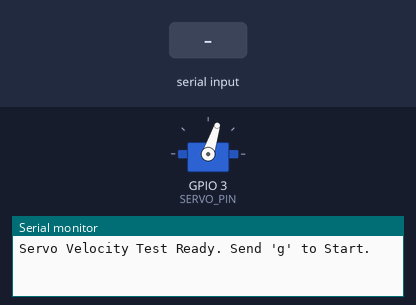
The sketch below on a simulated ESP32. Parts: servo, the last lines printed to the serial monitor. The inputs (shaded band) are chosen by the test bench.

Above: at 2.3 s.
2.4 s: "g" received over Serial
At 3.2 s:
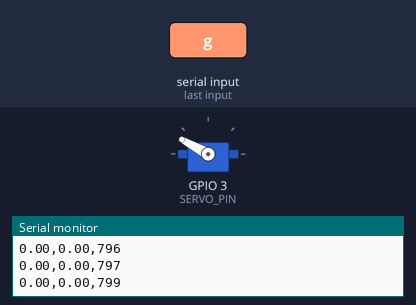
Timing chart, 0 to 5.4 s (numbered marks = the images above; inputs shaded):
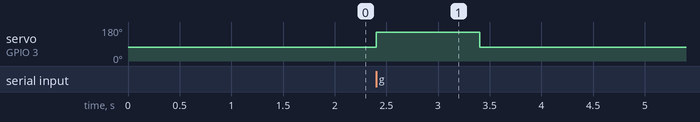

Measured:
- after the input at 2.4 s, servo on GPIO 3 (SERVO_PIN): 72° → 151° at once, → 72° 1.0 s later

The sketch:

servo_velocity_test.ino
```cpp
#include <ESP32Servo.h>
#include <SPI.h>

// --- Pin Definitions ---
const int CS_PIN = D3;   // SPI Chip Select
const int SCK_PIN = D8;  // SPI Clock
const int MISO_PIN = D4; // SPI MISO (Safe Pin)
const int MOSI_PIN = D5; // SPI MOSI (Safe Pin)
const int SERVO_PIN = D2;   // Servo Control Pin

// --- Constants ---
const int STOP_PULSE = 1500;
const int PULSE_START = 2600;
const int PULSE_END = 2600;
const int PULSE_STEP = 200;
const float TARGET_ROTATION = 180.0;
const float NOISE_THRESHOLD = 0.5; // Degrees

Servo myServo;

// Global tracking
float startAngle = 0;
float currentAngle = 0;
float accumulatedAngle = 0;
float lastRawAngle = 0;
bool isTestRunning = false;
bool isSubTestRunning = false;
int currentPulse = PULSE_START;
unsigned long subStartTime = 0;

void setup() {
  // Safety Delay
  delay(1000);

  Serial.begin(115200);

  // SPI Setup
  pinMode(CS_PIN, OUTPUT);
  digitalWrite(CS_PIN, HIGH);
  SPI.begin(SCK_PIN, MISO_PIN, MOSI_PIN, CS_PIN);
  SPI.setClockDivider(SPI_CLOCK_DIV16); // Global divider for simplicity or use transaction

  // Servo Setup
  ESP32PWM::allocateTimer(0);
  ESP32PWM::allocateTimer(1);
  ESP32PWM::allocateTimer(2);
  ESP32PWM::allocateTimer(3);
  myServo.setPeriodHertz(50);
  myServo.attach(SERVO_PIN, 500, 3000); // Expanded range for test
  myServo.writeMicroseconds(STOP_PULSE);

  Serial.println("Servo Velocity Test Ready. Send 'g' to Start.");

  delay(100);
  float initialAngle;
  readAngleDegrees(initialAngle); // Ignore result for first rough set
  lastRawAngle = initialAngle;
}

void loop() {
  // Check for command
  if (Serial.available()) {
    char c = Serial.read();
    if (c == 'g' && !isTestRunning) {
      isTestRunning = true;
      currentPulse = PULSE_START;
      startSubTest();
    }
  }

  if (isTestRunning) {
    if (isSubTestRunning) {
      runSubTest();
    } else {
      // Prepare for next pulse or finish
      currentPulse += PULSE_STEP;
      if (currentPulse > PULSE_END) {
        Serial.println("DONE");
        isTestRunning = false;
        myServo.writeMicroseconds(STOP_PULSE);
      } else {
        // Wait a bit before next run
        delay(1000);
        startSubTest();
      }
    }
  }
}

void startSubTest() {
  Serial.print("PULSE:");
  Serial.println(currentPulse);

  // Reset tracking
  accumulatedAngle = 0;
  float initialAngle;
  // Try up to 5 times to get a valid start angle
  for(int i=0; i<5; i++) {
    if(readAngleDegrees(initialAngle)) break;
    delay(10);
  }
  lastRawAngle = initialAngle;
  startAngle = lastRawAngle;


  // Start Motor
  myServo.writeMicroseconds(currentPulse);
  isSubTestRunning = true;
  subStartTime = millis();
}

void runSubTest() {
  float nowAngle;
  if (!readAngleDegrees(nowAngle)) {
    // reading failed (timeout), skip this frame
    return;
  }

  // Calculate delta
  float delta = nowAngle - lastRawAngle;

  if (delta < -180) delta += 360;
  else if (delta > 180) delta -= 360;

  // Deadband Filter: Ignore noise
  if (abs(delta) > NOISE_THRESHOLD) {
    accumulatedAngle += abs(delta);
    lastRawAngle = nowAngle;
  }

  // Stream Data: "CALIBRATED_ANGLE,ACCUMULATED,TIME"
  // No need for raw angle in analysis really, but good for debug
  float calibratedAngle = nowAngle - startAngle;
  if (calibratedAngle < 0) calibratedAngle += 360.0;

  Serial.print(calibratedAngle, 2);
  Serial.print(",");
  Serial.print(accumulatedAngle, 2);
  Serial.print(",");
  Serial.println(millis() - subStartTime);

  if (millis() - subStartTime >= 1000) {
    myServo.writeMicroseconds(STOP_PULSE);
    isSubTestRunning = false;
    Serial.println("SUB_DONE");
  }
}

// Read Angle from AS5048A via SPI
// Returns true (always valid if wired correctly)
bool readAngleDegrees(float &angle) {
  // SPI Protocol for AS5048A:
  // 1. Send Command (Read Angle = 0xFFFF)
  // 2. Receive Response (previous command result, but for continuous read we pipeline)

  // Settings: 1MHz, MSB First, Mode 1 (CPOL=0, CPHA=1)
  SPI.beginTransaction(SPISettings(1000000, MSBFIRST, SPI_MODE1));

  // CS Low to start transaction
  digitalWrite(CS_PIN, LOW);

  // Send 0xFFFF (Read Angle) and receive 16-bit response
  uint16_t rawData = SPI.transfer16(0xFFFF);

  // CS High to end transaction
  digitalWrite(CS_PIN, HIGH);

  SPI.endTransaction();

  // Wait a tiny bit? AS5048A needs min 350ns CS high. ESP32 is fast.
  delayMicroseconds(1);

  // Mask top 2 bits (14 bits resolution)
  // Bit 14 is Error, Bit 15 is Parity. Data is lower 14.
  uint16_t angleData = rawData & 0x3FFF;

  angle = (float)angleData / 16383.0 * 360.0;
  return true;
}
```
